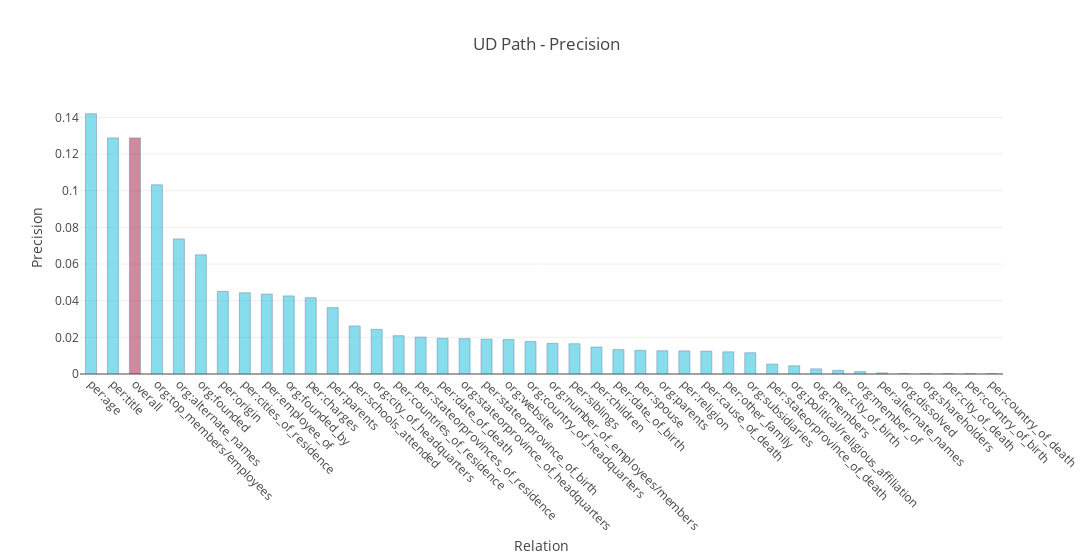

The notebook cell this image was saved under:
### Code cell
import plotly.graph_objs as go

overall_index = next(i for (i, (relation, score)) in enumerate(stats) if relation == 'overall')

colors = ['rgb(58,200,225)'] * len(stats)
colors[overall_index] = 'rgb(181,59,89)'


trace1 = go.Bar(
    x=[stat[0] for stat in stats],
    y=[stat[1] for stat in stats],
    name='Precision',
    width=0.5,
    marker=dict(
        color=colors,
        line=dict(
            color='rgb(8,48,107)',
            width=0.5),
        ),
    opacity=0.6
)

data = [trace1]
layout = go.Layout(
    title='UD Path - Precision',
    xaxis_title="Relation",
    yaxis_title="Precision",        
    barmode='overlay',
    width=1200,
    xaxis = go.layout.XAxis(
        tickangle = 45,
        automargin = True
        
    )
    
        
)

fig = go.Figure(data=data, layout=layout)
iplot(fig)

### Figure 1 — Plotly figure (JSON) as saved in the notebook; plotly's stock layout.template omitted (floating-point values rounded to 4 significant figures)
{"data": [{"marker": {"color": ["rgb(58,200,225)", "rgb(58,200,225)", "rgb(181,59,89)", "rgb(58,200,225)", "rgb(58,200,225)", "rgb(58,200,225)", "rgb(58,200,225)", "rgb(58,200,225)", "rgb(58,200,225)", "rgb(58,200,225)", "rgb(58,200,225)", "rgb(58,200,225)", "rgb(58,200,225)", "rgb(58,200,225)", "rgb(58,200,225)", "rgb(58,200,225)", "rgb(58,200,225)", "rgb(58,200,225)", "rgb(58,200,225)", "rgb(58,200,225)", "rgb(58,200,225)", "rgb(58,200,225)", "rgb(58,200,225)", "rgb(58,200,225)", "rgb(58,200,225)", "rgb(58,200,225)", "rgb(58,200,225)", "rgb(58,200,225)", "rgb(58,200,225)", "rgb(58,200,225)", "rgb(58,200,225)", "rgb(58,200,225)", "rgb(58,200,225)", "rgb(58,200,225)", "rgb(58,200,225)", "rgb(58,200,225)", "rgb(58,200,225)", "rgb(58,200,225)", "rgb(58,200,225)", "rgb(58,200,225)", "rgb(58,200,225)", "rgb(58,200,225)"], "line": {"color": "rgb(8,48,107)", "width": 0.5}}, "name": "Precision", "opacity": 0.6, "type": "bar", "uid": "32ff1aa9-e101-432c-b357-8d8979f3e51e", "width": 0.5, "x": ["per:age", "per:title", "overall", "org:top_members/employees", "org:alternate_names", "org:founded", "per:origin", "per:cities_of_residence", "per:employee_of", "org:founded_by", "per:charges", "per:parents", "per:schools_attended", "org:city_of_headquarters", "per:countries_of_residence", "per:stateorprovinces_of_residence", "per:date_of_death", "org:stateorprovince_of_headquarters", "per:stateorprovince_of_birth", "org:website", "org:country_of_headquarters", "org:number_of_employees/members", "per:siblings", "per:children", "per:date_of_birth", "per:spouse", "org:parents", "per:religion", "per:cause_of_death", "per:other_family", "org:subsidiaries", "per:stateorprovince_of_death", "org:political/religious_affiliation", "org:members", "per:city_of_birth", "org:member_of", "per:alternate_names", "org:dissolved", "org:shareholders", "per:city_of_death", "per:country_of_birth", "per:country_of_death"], "y": [0.142, 0.1288, 0.1288, 0.1032, 0.0737, 0.065, 0.0451, 0.0443, 0.0436, 0.0426, 0.0416, 0.0362, 0.0262, 0.0244, 0.0209, 0.0201, 0.0195, 0.0193, 0.019, 0.0188, 0.0177, 0.0167, 0.0165, 0.0147, 0.0133, 0.0129, 0.0127, 0.0126, 0.0125, 0.0121, 0.0116, 0.0054, 0.0045, 0.0028, 0.002, 0.0013, 0.0006, 0, 0, 0, 0, 0]}], "layout": {"barmode": "overlay", "title": {"text": "UD Path - Precision"}, "width": 1200, "xaxis": {"automargin": true, "tickangle": 45, "title": {"text": "Relation"}}, "yaxis": {"title": {"text": "Precision"}}}}
